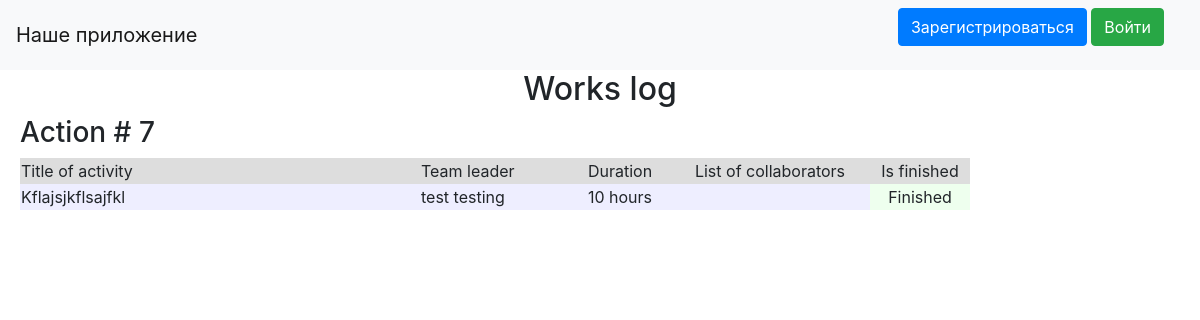
The page / on the database its author committed.
### data/jobs.py (models this page shows, shortened)
class Jobs(SqlAlchemyBase, UserMixin, SerializerMixin):
    __tablename__ = 'jobs'
    id = sqlalchemy.Column(sqlalchemy.Integer,
                           primary_key=True, autoincrement=True)
    team_leader = sqlalchemy.Column(sqlalchemy.Integer, sqlalchemy.ForeignKey("users.id"))
    job = sqlalchemy.Column(sqlalchemy.String, nullable=True)
    work_size = sqlalchemy.Column(sqlalchemy.Integer, nullable=True)
    collaborators = sqlalchemy.Column(sqlalchemy.String, nullable=True)
    start_date = sqlalchemy.Column(sqlalchemy.DateTime, nullable=True)
    end_date = sqlalchemy.Column(sqlalchemy.DateTime, nullable=True)
    is_finished = sqlalchemy.Column(sqlalchemy.Boolean)
    user = orm.relationship('User')

### data/users.py (models this page shows, shortened)
class User(SqlAlchemyBase, UserMixin, SerializerMixin):
    __tablename__ = 'users'
    id = sqlalchemy.Column(sqlalchemy.Integer,
                           primary_key=True, autoincrement=True)
    surname = sqlalchemy.Column(sqlalchemy.String, nullable=True)
    name = sqlalchemy.Column(sqlalchemy.String, nullable=True)
    age = sqlalchemy.Column(sqlalchemy.Integer, nullable=True)
    position = sqlalchemy.Column(sqlalchemy.String, nullable=True)
    speciality = sqlalchemy.Column(sqlalchemy.String, nullable=True)
    address = sqlalchemy.Column(sqlalchemy.String, nullable=True)
    email = sqlalchemy.Column(sqlalchemy.String,
                              index=True, unique=True, nullable=True)
    hashed_password = sqlalchemy.Column(sqlalchemy.String, nullable=True)
    modified_date = sqlalchemy.Column(sqlalchemy.DateTime)
    jobs = orm.relationship("Jobs", back_populates='user')

### main.py (the view)
@app.route('/')
def index():
    db_sess = db_session.create_session()
    jobs = db_sess.query(Jobs).all()
    users = db_sess.query(User).all()
    names = {name.id: (name.surname, name.name) for name in users}
    return render_template("index.html", jobs=jobs, names=names)

### data/db_session.py (called while the page is built)
def create_session() -> Session:
    global __factory
    return __factory()

### templates/index.html (shortened to what this page needs)
{% extends "base.html" %}
{% block content %}
<h2 align="center">Works log</h2>
{% for job in jobs %}
<h3>Action # {{ job.id }}</h3>
<div class="table_container">
    <table class="my_table">
        <tr class="my_row">
            <td class="title" width="400px" bgcolor="#dddddd">Title of activity</td>
            <td class="title" width="150px" bgcolor="#dddddd">Team leader</td>
            <td class="title" width="100px" bgcolor="#dddddd" align="center">Duration</td>
            <td class="title" width="200px" bgcolor="#dddddd" align="center">List of collaborators</td>
            <td class="title" width="100px" bgcolor="#dddddd" align="center">Is finished</td>
        </tr>
        <tr class="my_row">
            <td class="ordinary" bgcolor="#eeeeff">{{ job.job.capitalize() }}</td>
            <td class="ordinary" bgcolor="#eeeeff">{{ names[job.team_leader][0] }} {{ names[job.team_leader][1] }}</td>
            <td class="ordinary" bgcolor="#eeeeff" align="center">{{ job.work_size }} hours</td>
            <td class="ordinary" bgcolor="#eeeeff" align="center">{{ job.collaborators }}</td>
            {% if job.is_finished %}
            <td class="ordinary" bgcolor="#eeffee" align="center">Finished</td>
            {% else %}
            <td class="ordinary" bgcolor="#ffeeff" align="center">Is not finished</td>
            {% endif %}
        </tr>
    </table>
</div>
<br>
{% endfor %}
{% endblock %}

### static/css/style.css (style rules this page uses)
h3 { margin-left: 20px; }
table { margin-left: 20px; }

### rows shown on the page
Jobs: id "7", job "Kflajsjkflsajfkl", team_leader.surname "test", team_leader.name "testing", work_size "10", is_finished "Finished"
